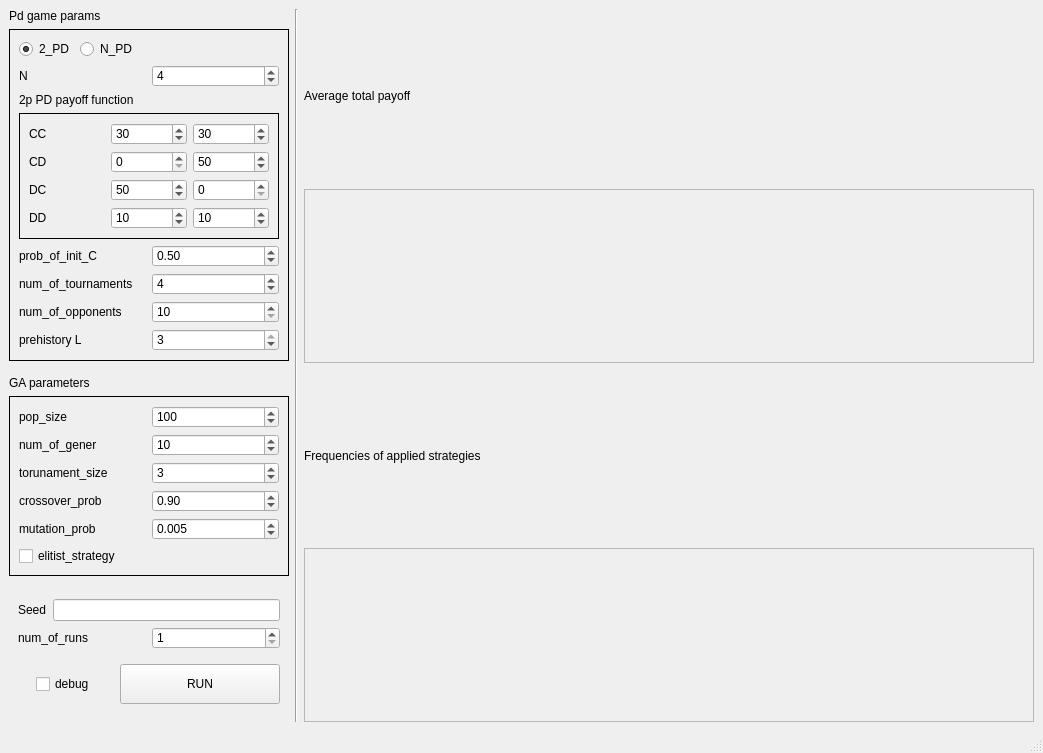
<?xml version="1.0" encoding="UTF-8"?>
<ui version="4.0">
 <class>MainWindow</class>
 <widget class="QMainWindow" name="MainWindow">
  <property name="geometry">
   <rect>
    <x>0</x>
    <y>0</y>
    <width>1043</width>
    <height>753</height>
   </rect>
  </property>
  <property name="windowTitle">
   <string>Prisoners dilemma</string>
  </property>
  <property name="styleSheet">
   <string notr="true">#frame, #frame_2{
	border: 1px solid black;
}</string>
  </property>
  <widget class="QWidget" name="centralwidget">
   <layout class="QHBoxLayout" name="horizontalLayout_6">
    <item>
     <layout class="QVBoxLayout" name="verticalLayout_4">
      <item>
       <widget class="QLabel" name="label">
        <property name="text">
         <string>Pd game params</string>
        </property>
       </widget>
      </item>
      <item>
       <widget class="QFrame" name="frame">
        <property name="maximumSize">
         <size>
          <width>280</width>
          <height>16777215</height>
         </size>
        </property>
        <property name="frameShape">
         <enum>QFrame::StyledPanel</enum>
        </property>
        <property name="frameShadow">
         <enum>QFrame::Raised</enum>
        </property>
        <layout class="QVBoxLayout" name="verticalLayout">
         <item>
          <layout class="QHBoxLayout" name="horizontalLayout_2">
           <item>
            <widget class="QRadioButton" name="two_pd_radioButton">
             <property name="text">
              <string>2_PD</string>
             </property>
             <property name="checked">
              <bool>true</bool>
             </property>
            </widget>
           </item>
           <item>
            <widget class="QRadioButton" name="n_pd_radioButton">
             <property name="text">
              <string>N_PD</string>
             </property>
            </widget>
           </item>
           <item>
            <spacer name="horizontalSpacer">
             <property name="orientation">
              <enum>Qt::Horizontal</enum>
             </property>
             <property name="sizeHint" stdset="0">
              <size>
               <width>40</width>
               <height>20</height>
              </size>
             </property>
            </spacer>
           </item>
          </layout>
         </item>
         <item>
          <spacer name="verticalSpacer_2">
           <property name="orientation">
            <enum>Qt::Vertical</enum>
           </property>
           <property name="sizeHint" stdset="0">
            <size>
             <width>20</width>
             <height>0</height>
            </size>
           </property>
          </spacer>
         </item>
         <item>
          <layout class="QHBoxLayout" name="horizontalLayout">
           <item>
            <widget class="QLabel" name="label_19">
             <property name="text">
              <string>N</string>
             </property>
            </widget>
           </item>
           <item>
            <widget class="QSpinBox" name="n_spinBox">
             <property name="minimum">
              <number>3</number>
             </property>
             <property name="maximum">
              <number>8</number>
             </property>
             <property name="value">
              <number>4</number>
             </property>
            </widget>
           </item>
          </layout>
         </item>
         <item>
          <spacer name="verticalSpacer_3">
           <property name="orientation">
            <enum>Qt::Vertical</enum>
           </property>
           <property name="sizeHint" stdset="0">
            <size>
             <width>20</width>
             <height>0</height>
            </size>
           </property>
          </spacer>
         </item>
         <item>
          <widget class="QLabel" name="label_2">
           <property name="text">
            <string>2p PD payoff function</string>
           </property>
          </widget>
         </item>
         <item>
          <widget class="QFrame" name="frame_3">
           <property name="styleSheet">
            <string notr="true">#frame_3{border: 1px solid black}</string>
           </property>
           <property name="frameShape">
            <enum>QFrame::StyledPanel</enum>
           </property>
           <property name="frameShadow">
            <enum>QFrame::Raised</enum>
           </property>
           <layout class="QVBoxLayout" name="verticalLayout_6">
            <item>
             <layout class="QGridLayout" name="gridLayout">
              <item row="1" column="1">
               <widget class="QSpinBox" name="cd_uno_spinBox"/>
              </item>
              <item row="3" column="0">
               <widget class="QLabel" name="label_6">
                <property name="text">
                 <string>DD</string>
                </property>
               </widget>
              </item>
              <item row="1" column="0">
               <widget class="QLabel" name="label_4">
                <property name="text">
                 <string>CD</string>
                </property>
               </widget>
              </item>
              <item row="0" column="0">
               <widget class="QLabel" name="label_3">
                <property name="text">
                 <string>CC</string>
                </property>
               </widget>
              </item>
              <item row="2" column="1">
               <widget class="QSpinBox" name="dc_uno_spinBox">
                <property name="value">
                 <number>50</number>
                </property>
               </widget>
              </item>
              <item row="2" column="0">
               <widget class="QLabel" name="label_5">
                <property name="text">
                 <string>DC</string>
                </property>
               </widget>
              </item>
              <item row="0" column="1">
               <widget class="QSpinBox" name="cc_uno_spinBox">
                <property name="value">
                 <number>30</number>
                </property>
               </widget>
              </item>
              <item row="3" column="1">
               <widget class="QSpinBox" name="dd_uno_spinBox">
                <property name="value">
                 <number>10</number>
                </property>
               </widget>
              </item>
              <item row="0" column="2">
               <widget class="QSpinBox" name="cc_dos_spinBox">
                <property name="value">
                 <number>30</number>
                </property>
               </widget>
              </item>
              <item row="1" column="2">
               <widget class="QSpinBox" name="cd_dos_spinBox">
                <property name="value">
                 <number>50</number>
                </property>
               </widget>
              </item>
              <item row="2" column="2">
               <widget class="QSpinBox" name="dc_dos_spinBox"/>
              </item>
              <item row="3" column="2">
               <widget class="QSpinBox" name="dd_dos_spinBox">
                <property name="value">
                 <number>10</number>
                </property>
               </widget>
              </item>
             </layout>
            </item>
           </layout>
          </widget>
         </item>
         <item>
          <spacer name="verticalSpacer">
           <property name="orientation">
            <enum>Qt::Vertical</enum>
           </property>
           <property name="sizeHint" stdset="0">
            <size>
             <width>20</width>
             <height>0</height>
            </size>
           </property>
          </spacer>
         </item>
         <item>
          <layout class="QGridLayout" name="gridLayout_2">
           <item row="1" column="1">
            <widget class="QSpinBox" name="num_of_tournaments_spinBox">
             <property name="minimum">
              <number>1</number>
             </property>
             <property name="maximum">
              <number>999999999</number>
             </property>
             <property name="value">
              <number>4</number>
             </property>
            </widget>
           </item>
           <item row="0" column="0">
            <widget class="QLabel" name="label_20">
             <property name="text">
              <string>prob_of_init_C</string>
             </property>
            </widget>
           </item>
           <item row="0" column="1">
            <widget class="QDoubleSpinBox" name="prob_of_init_c_spinBox">
             <property name="decimals">
              <number>2</number>
             </property>
             <property name="maximum">
              <double>1.000000000000000</double>
             </property>
             <property name="singleStep">
              <double>0.010000000000000</double>
             </property>
             <property name="value">
              <double>0.500000000000000</double>
             </property>
            </widget>
           </item>
           <item row="2" column="0">
            <widget class="QLabel" name="label_8">
             <property name="text">
              <string>num_of_opponents</string>
             </property>
            </widget>
           </item>
           <item row="1" column="0">
            <widget class="QLabel" name="label_7">
             <property name="text">
              <string>num_of_tournaments</string>
             </property>
            </widget>
           </item>
           <item row="2" column="1">
            <widget class="QSpinBox" name="num_of_opponents_spinBox">
             <property name="minimum">
              <number>10</number>
             </property>
             <property name="maximum">
              <number>999999999</number>
             </property>
             <property name="value">
              <number>10</number>
             </property>
            </widget>
           </item>
           <item row="3" column="0">
            <widget class="QLabel" name="label_9">
             <property name="text">
              <string>prehistory L</string>
             </property>
            </widget>
           </item>
           <item row="3" column="1">
            <widget class="QSpinBox" name="prehistory_l_spinBox">
             <property name="minimum">
              <number>1</number>
             </property>
             <property name="maximum">
              <number>3</number>
             </property>
             <property name="value">
              <number>3</number>
             </property>
            </widget>
           </item>
          </layout>
         </item>
        </layout>
       </widget>
      </item>
      <item>
       <spacer name="verticalSpacer_4">
        <property name="orientation">
         <enum>Qt::Vertical</enum>
        </property>
        <property name="sizeHint" stdset="0">
         <size>
          <width>20</width>
          <height>40</height>
         </size>
        </property>
       </spacer>
      </item>
      <item>
       <widget class="QLabel" name="label_10">
        <property name="text">
         <string>GA parameters</string>
        </property>
       </widget>
      </item>
      <item>
       <widget class="QFrame" name="frame_2">
        <property name="maximumSize">
         <size>
          <width>280</width>
          <height>16777215</height>
         </size>
        </property>
        <property name="frameShape">
         <enum>QFrame::StyledPanel</enum>
        </property>
        <property name="frameShadow">
         <enum>QFrame::Raised</enum>
        </property>
        <layout class="QVBoxLayout" name="verticalLayout_2">
         <item>
          <layout class="QGridLayout" name="gridLayout_3">
           <item row="0" column="1">
            <widget class="QSpinBox" name="pop_size_spinBox">
             <property name="minimum">
              <number>2</number>
             </property>
             <property name="maximum">
              <number>999999999</number>
             </property>
             <property name="value">
              <number>100</number>
             </property>
            </widget>
           </item>
           <item row="4" column="1">
            <widget class="QDoubleSpinBox" name="mutation_prob_spinBox">
             <property name="decimals">
              <number>3</number>
             </property>
             <property name="maximum">
              <double>1.000000000000000</double>
             </property>
             <property name="value">
              <double>0.005000000000000</double>
             </property>
            </widget>
           </item>
           <item row="0" column="0">
            <widget class="QLabel" name="label_11">
             <property name="text">
              <string>pop_size</string>
             </property>
            </widget>
           </item>
           <item row="1" column="1">
            <widget class="QSpinBox" name="num_of_gener_spinBox">
             <property name="minimum">
              <number>1</number>
             </property>
             <property name="maximum">
              <number>999999999</number>
             </property>
             <property name="value">
              <number>10</number>
             </property>
            </widget>
           </item>
           <item row="3" column="1">
            <widget class="QDoubleSpinBox" name="crossover_prob_spinBox">
             <property name="decimals">
              <number>2</number>
             </property>
             <property name="maximum">
              <double>1.000000000000000</double>
             </property>
             <property name="singleStep">
              <double>0.010000000000000</double>
             </property>
             <property name="value">
              <double>0.900000000000000</double>
             </property>
            </widget>
           </item>
           <item row="2" column="0">
            <widget class="QLabel" name="label_12">
             <property name="text">
              <string>torunament_size</string>
             </property>
            </widget>
           </item>
           <item row="4" column="0">
            <widget class="QLabel" name="label_14">
             <property name="text">
              <string>mutation_prob</string>
             </property>
            </widget>
           </item>
           <item row="1" column="0">
            <widget class="QLabel" name="label_13">
             <property name="text">
              <string>num_of_gener</string>
             </property>
            </widget>
           </item>
           <item row="2" column="1">
            <widget class="QSpinBox" name="tournament_size_spinBox">
             <property name="minimum">
              <number>2</number>
             </property>
             <property name="maximum">
              <number>999999999</number>
             </property>
             <property name="value">
              <number>3</number>
             </property>
            </widget>
           </item>
           <item row="3" column="0">
            <widget class="QLabel" name="label_32">
             <property name="text">
              <string>crossover_prob</string>
             </property>
            </widget>
           </item>
          </layout>
         </item>
         <item>
          <widget class="QCheckBox" name="elitist_strategy_checkBox">
           <property name="text">
            <string>elitist_strategy</string>
           </property>
          </widget>
         </item>
        </layout>
       </widget>
      </item>
      <item>
       <spacer name="verticalSpacer_5">
        <property name="orientation">
         <enum>Qt::Vertical</enum>
        </property>
        <property name="sizeHint" stdset="0">
         <size>
          <width>20</width>
          <height>40</height>
         </size>
        </property>
       </spacer>
      </item>
      <item>
       <widget class="QWidget" name="widget" native="true">
        <property name="maximumSize">
         <size>
          <width>280</width>
          <height>16777215</height>
         </size>
        </property>
        <layout class="QVBoxLayout" name="verticalLayout_5">
         <item>
          <layout class="QHBoxLayout" name="horizontalLayout_4">
           <item>
            <widget class="QLabel" name="label_15">
             <property name="text">
              <string>Seed</string>
             </property>
            </widget>
           </item>
           <item>
            <widget class="QLineEdit" name="seed_line">
             <property name="maximumSize">
              <size>
               <width>16777215</width>
               <height>16777215</height>
              </size>
             </property>
             <property name="inputMask">
              <string/>
             </property>
             <property name="text">
              <string/>
             </property>
            </widget>
           </item>
          </layout>
         </item>
         <item>
          <layout class="QHBoxLayout" name="horizontalLayout_3">
           <item>
            <widget class="QLabel" name="label_16">
             <property name="text">
              <string>num_of_runs</string>
             </property>
            </widget>
           </item>
           <item>
            <widget class="QSpinBox" name="num_of_runs_spinBox">
             <property name="minimum">
              <number>1</number>
             </property>
             <property name="maximum">
              <number>999999999</number>
             </property>
            </widget>
           </item>
          </layout>
         </item>
         <item>
          <spacer name="verticalSpacer_7">
           <property name="orientation">
            <enum>Qt::Vertical</enum>
           </property>
           <property name="sizeHint" stdset="0">
            <size>
             <width>20</width>
             <height>40</height>
            </size>
           </property>
          </spacer>
         </item>
         <item>
          <layout class="QHBoxLayout" name="horizontalLayout_5">
           <item alignment="Qt::AlignHCenter">
            <widget class="QCheckBox" name="debug_checkBox">
             <property name="text">
              <string>debug</string>
             </property>
            </widget>
           </item>
           <item>
            <widget class="QPushButton" name="run_button">
             <property name="minimumSize">
              <size>
               <width>160</width>
               <height>40</height>
              </size>
             </property>
             <property name="maximumSize">
              <size>
               <width>160</width>
               <height>16777215</height>
              </size>
             </property>
             <property name="text">
              <string>RUN</string>
             </property>
            </widget>
           </item>
          </layout>
         </item>
        </layout>
       </widget>
      </item>
      <item>
       <spacer name="verticalSpacer_6">
        <property name="orientation">
         <enum>Qt::Vertical</enum>
        </property>
        <property name="sizeHint" stdset="0">
         <size>
          <width>20</width>
          <height>40</height>
         </size>
        </property>
       </spacer>
      </item>
     </layout>
    </item>
    <item>
     <widget class="Line" name="line">
      <property name="styleSheet">
       <string notr="true"/>
      </property>
      <property name="orientation">
       <enum>Qt::Vertical</enum>
      </property>
     </widget>
    </item>
    <item>
     <layout class="QVBoxLayout" name="verticalLayout_3">
      <item>
       <widget class="QLabel" name="label_17">
        <property name="text">
         <string>Average total payoff</string>
        </property>
       </widget>
      </item>
      <item>
       <widget class="QFrame" name="avg_frame">
        <property name="frameShape">
         <enum>QFrame::StyledPanel</enum>
        </property>
        <property name="frameShadow">
         <enum>QFrame::Raised</enum>
        </property>
       </widget>
      </item>
      <item>
       <widget class="QLabel" name="label_18">
        <property name="text">
         <string>Frequencies of applied strategies</string>
        </property>
       </widget>
      </item>
      <item>
       <widget class="QFrame" name="freq_frame">
        <property name="frameShape">
         <enum>QFrame::StyledPanel</enum>
        </property>
        <property name="frameShadow">
         <enum>QFrame::Raised</enum>
        </property>
       </widget>
      </item>
     </layout>
    </item>
   </layout>
  </widget>
  <widget class="QStatusBar" name="statusbar"/>
 </widget>
 <resources/>
 <connections/>
</ui>
